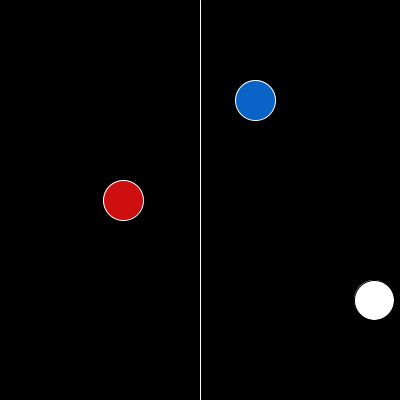
Frame 1 (no input)
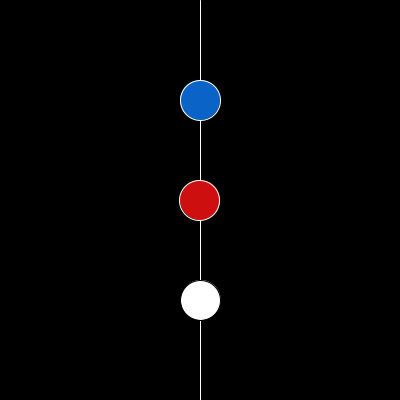
Frame 60 (the mouse pressed at the canvas centre just before this capture)
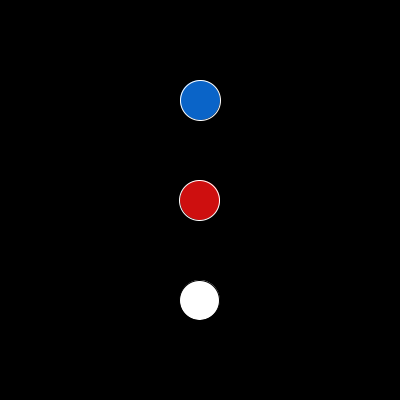
Frame 120 (the mouse held since frame 60 and released just before this capture)

The Processing sketch that drew these frames (run headless with seeded random() and noise(); from frame 60 on, the mouse is pressed at the canvas centre):

// Processing sketch: processing_19103
// ── processing_19103.pde

float targetX;
float x1,x2,x3,v3;

void setup() {
  size(400,400);
  targetX = width/2;

  x1 = random(width);
  x2 = random(width);
  x3 = random(width);
  v3 = 0;
  
  frameRate(20);
  smooth();
  background(0);
  
}


void draw() {

  background(0);


 stroke(255);
  if ( mousePressed) {
    targetX = mouseX;
     fill(0,60);
    //background(0);
  } else {
    // LIGNE CIBLE
  
  line(targetX,0,targetX,height);
   fill(0,5);
  }
  
   //rect(0,0,width,height);

  
  

  
  
  // CERCLE BLEU
  float vitesse = 3;
  float xd = targetX - x1;
  if ( xd > 0 ) {
    x1 = min(xd, vitesse) + x1;
  } 
  else {
    x1 = max(xd, -vitesse) + x1;
  }
  fill(10,100,200);
  ellipse(x1,height/4,40,40);

  // CERCLE ROUGE
  float ratio = 0.2;
  x2 = (targetX - x2)* ratio + x2;

  fill(206,15,15);
  ellipse(x2,height/4*2,40,40);


  // CERCLE BLANC
  float k = 0.04;
  float d = 0.9;
  float accel = k * (targetX - x3); 
  v3 = d * (v3 + accel);        
  x3 = x3 + v3;        

  fill(255);
  stroke(0);
  ellipse(x3,height/4*3,40,40);

}



                                
